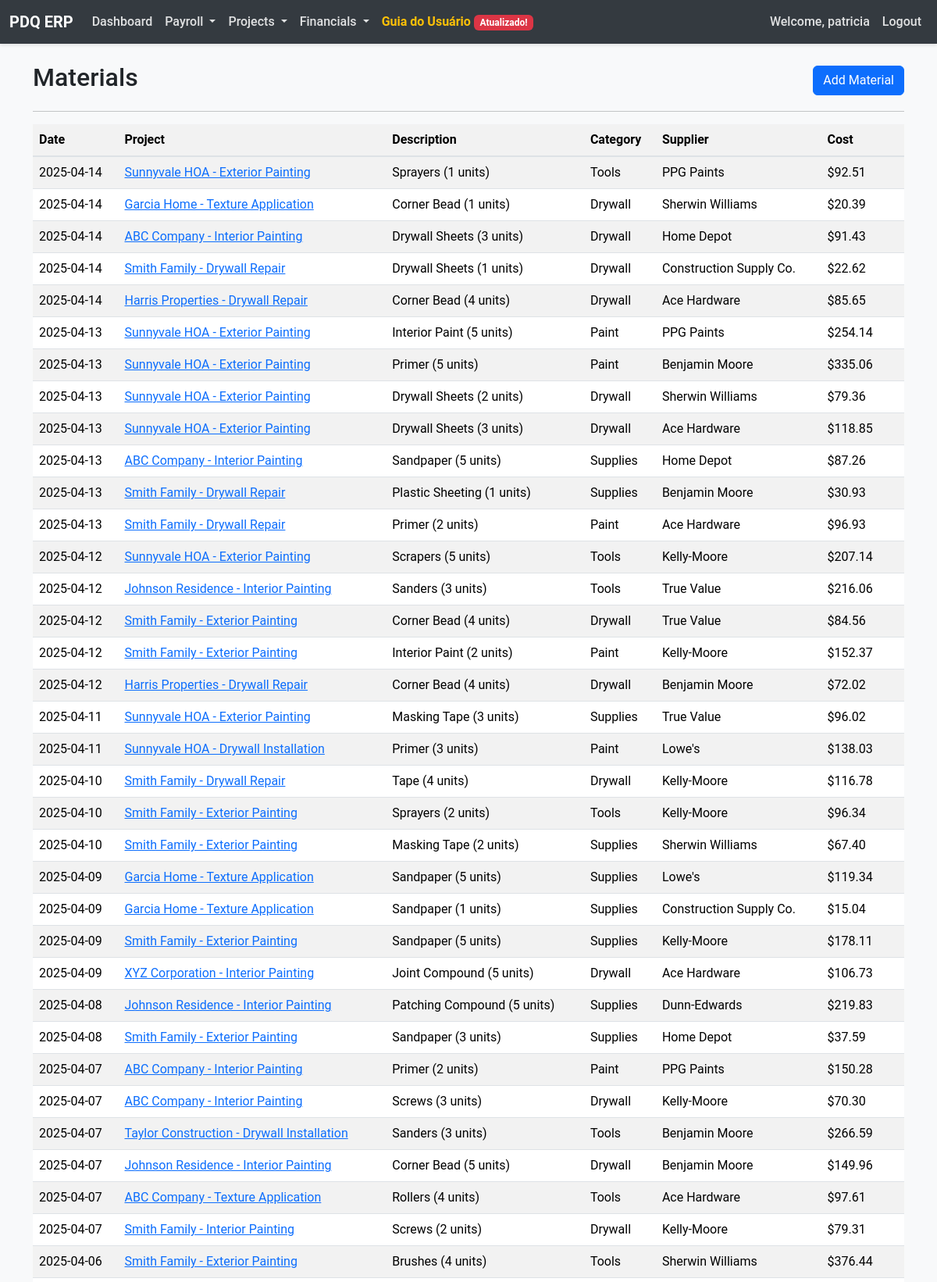
/materials (signed in, upper part), run on the app's committed database.
### models.py (models this page shows, shortened)
class Material(db.Model):
    id = db.Column(db.Integer, primary_key=True)
    project_id = db.Column(db.Integer, db.ForeignKey('project.id', ondelete='CASCADE'), nullable=False)
    description = db.Column(db.String(200), nullable=False)
    supplier = db.Column(db.String(100))
    cost = db.Column(db.Float, nullable=False)
    purchase_date = db.Column(db.Date)
    category = db.Column(db.String(50))
    project = db.relationship('Project', backref=db.backref('materials', cascade='all, delete-orphan'))
    __table_args__ = (
        db.Index('idx_material_project', 'project_id'),
        db.Index('idx_material_category', 'category'),
    )

class Project(db.Model):
    id = db.Column(db.Integer, primary_key=True)
    name = db.Column(db.String(150), nullable=False)
    project_id_str = db.Column(db.String(50), unique=True)
    client_name = db.Column(db.String(100))
    location = db.Column(db.String(200))
    start_date = db.Column(db.Date)
    end_date = db.Column(db.Date)
    contract_value = db.Column(db.Float)
    description = db.Column(db.Text)
    status = db.Column(db.Enum(ProjectStatus), default=ProjectStatus.PENDING, nullable=False)

### app.py (the view)
@app.route('/materials')
@login_required
def materials():
    all_materials = Material.query.join(Project).order_by(Material.purchase_date.desc()).all()
    return render_template('materials.html', materials=all_materials)

### app.py (called while the page is built)
def login_required(f):
    @wraps(f)
    def decorated_function(*args, **kwargs):
        if 'user_id' not in session:
            flash('Please log in to access this page.', 'danger')
            return redirect(url_for('login'))
        return f(*args, **kwargs)
    return decorated_function

### templates/materials.html (shortened to what this page needs)
{% extends "layout.html" %}
{% block content %}
<div class="d-flex justify-content-between align-items-center mb-3">
    <h2>Materials</h2>
    <a href="{{ url_for('add_material') }}" class="btn btn-primary">Add Material</a>
</div>
<hr>
{% if materials %}
<div class="table-responsive">
    <table class="table table-striped table-hover">
        <thead>
            <tr>
                <th>Date</th>
                <th>Project</th>
                <th>Description</th>
                <th>Category</th>
                <th>Supplier</th>
                <th>Cost</th>
            </tr>
        </thead>
        <tbody>
            {% for material in materials %}
            <tr>
                <td>{{ material.purchase_date.strftime('%Y-%m-%d') }}</td>
                <td><a href="{{ url_for('project_detail', id=material.project.id) }}">{{ material.project.name }}</a></td>
                <td>{{ material.description }}</td>
                <td>{{ material.category or 'Not specified' }}</td>
                <td>{{ material.supplier or 'Not specified' }}</td>
                <td>${{ "%.2f"|format(material.cost) }}</td>
            </tr>
            {% endfor %}
        </tbody>
    </table>
</div>
{% else %}
<div class="alert alert-info">
    No materials found. <a href="{{ url_for('add_material') }}" class="alert-link">Add your first material</a>.
</div>
{% endif %}
{% endblock %}

### static/css/styles.css (style rules this page uses)
body { font-family: 'Roboto', 'Helvetica Neue', Arial, sans-serif; background-color: #f8f9fa; color: #212529; }
.btn-primary { background-color: #0d6efd; border-color: #0d6efd; }
.table { background-color: #ffffff; box-shadow: 0 1px 3px rgba(0, 0, 0, 0.1); }
.table thead th { background-color: #f2f2f2; border-bottom: 2px solid #dee2e6; }

### data on the page
Material: purchase_date "2025-04-14", project.name "Sunnyvale HOA - Exterior Painting", description "Sprayers (1 units)", category "Tools", supplier "PPG Paints", cost "92.51"
Material: purchase_date "2025-04-14", project.name "Garcia Home - Texture Application", description "Corner Bead (1 units)", category "Drywall", supplier "Sherwin Williams", cost "20.39"
Material: purchase_date "2025-04-14", project.name "ABC Company - Interior Painting", description "Drywall Sheets (3 units)", category "Drywall", supplier "Home Depot", cost "91.43"
Material: purchase_date "2025-04-14", project.name "Smith Family - Drywall Repair", description "Drywall Sheets (1 units)", category "Drywall", supplier "Construction Supply Co.", cost "22.62"
Material: purchase_date "2025-04-14", project.name "Harris Properties - Drywall Repair", description "Corner Bead (4 units)", category "Drywall", supplier "Ace Hardware", cost "85.65"
Material: purchase_date "2025-04-13", project.name "Sunnyvale HOA - Exterior Painting", description "Interior Paint (5 units)", category "Paint", supplier "PPG Paints", cost "254.14"
Material: purchase_date "2025-04-13", project.name "Sunnyvale HOA - Exterior Painting", description "Primer (5 units)", category "Paint", supplier "Benjamin Moore", cost "335.06"
Material: purchase_date "2025-04-13", project.name "Sunnyvale HOA - Exterior Painting", description "Drywall Sheets (2 units)", category "Drywall", supplier "Sherwin Williams", cost "79.36"
Material: purchase_date "2025-04-13", project.name "Sunnyvale HOA - Exterior Painting", description "Drywall Sheets (3 units)", category "Drywall", supplier "Ace Hardware", cost "118.85"
Material: purchase_date "2025-04-13", project.name "ABC Company - Interior Painting", description "Sandpaper (5 units)", category "Supplies", supplier "Home Depot", cost "87.26"
Material: purchase_date "2025-04-13", project.name "Smith Family - Drywall Repair", description "Plastic Sheeting (1 units)", category "Supplies", supplier "Benjamin Moore", cost "30.93"
Material: purchase_date "2025-04-13", project.name "Smith Family - Drywall Repair", description "Primer (2 units)", category "Paint", supplier "Ace Hardware", cost "96.93"
Material: purchase_date "2025-04-12", project.name "Sunnyvale HOA - Exterior Painting", description "Scrapers (5 units)", category "Tools", supplier "Kelly-Moore", cost "207.14"
Material: purchase_date "2025-04-12", project.name "Johnson Residence - Interior Painting", description "Sanders (3 units)", category "Tools", supplier "True Value", cost "216.06"
Material: purchase_date "2025-04-12", project.name "Smith Family - Exterior Painting", description "Corner Bead (4 units)", category "Drywall", supplier "True Value", cost "84.56"
Material: purchase_date "2025-04-12", project.name "Smith Family - Exterior Painting", description "Interior Paint (2 units)", category "Paint", supplier "Kelly-Moore", cost "152.37"
Material: purchase_date "2025-04-12", project.name "Harris Properties - Drywall Repair", description "Corner Bead (4 units)", category "Drywall", supplier "Benjamin Moore", cost "72.02"
Material: purchase_date "2025-04-11", project.name "Sunnyvale HOA - Exterior Painting", description "Masking Tape (3 units)", category "Supplies", supplier "True Value", cost "96.02"
Material: purchase_date "2025-04-11", project.name "Sunnyvale HOA - Drywall Installation", description "Primer (3 units)", category "Paint", supplier "Lowe's", cost "138.03"
Material: purchase_date "2025-04-10", project.name "Smith Family - Drywall Repair", description "Tape (4 units)", category "Drywall", supplier "Kelly-Moore", cost "116.78"
Material: purchase_date "2025-04-10", project.name "Smith Family - Exterior Painting", description "Sprayers (2 units)", category "Tools", supplier "Kelly-Moore", cost "96.34"
Material: purchase_date "2025-04-10", project.name "Smith Family - Exterior Painting", description "Masking Tape (2 units)", category "Supplies", supplier "Sherwin Williams", cost "67.40"
Material: purchase_date "2025-04-09", project.name "Garcia Home - Texture Application", description "Sandpaper (5 units)", category "Supplies", supplier "Lowe's", cost "119.34"
Material: purchase_date "2025-04-09", project.name "Garcia Home - Texture Application", description "Sandpaper (1 units)", category "Supplies", supplier "Construction Supply Co.", cost "15.04"
Material: purchase_date "2025-04-09", project.name "Smith Family - Exterior Painting", description "Sandpaper (5 units)", category "Supplies", supplier "Kelly-Moore", cost "178.11"
Material: purchase_date "2025-04-09", project.name "XYZ Corporation - Interior Painting", description "Joint Compound (5 units)", category "Drywall", supplier "Ace Hardware", cost "106.73"
Material: purchase_date "2025-04-08", project.name "Johnson Residence - Interior Painting", description "Patching Compound (5 units)", category "Supplies", supplier "Dunn-Edwards", cost "219.83"
Material: purchase_date "2025-04-08", project.name "Smith Family - Exterior Painting", description "Sandpaper (3 units)", category "Supplies", supplier "Home Depot", cost "37.59"
Material: purchase_date "2025-04-07", project.name "ABC Company - Interior Painting", description "Primer (2 units)", category "Paint", supplier "PPG Paints", cost "150.28"
Material: purchase_date "2025-04-07", project.name "ABC Company - Interior Painting", description "Screws (3 units)", category "Drywall", supplier "Kelly-Moore", cost "70.30"
Material: purchase_date "2025-04-07", project.name "Taylor Construction - Drywall Installation", description "Sanders (3 units)", category "Tools", supplier "Benjamin Moore", cost "266.59"
Material: purchase_date "2025-04-07", project.name "Johnson Residence - Interior Painting", description "Corner Bead (5 units)", category "Drywall", supplier "Benjamin Moore", cost "149.96"
Material: purchase_date "2025-04-07", project.name "ABC Company - Texture Application", description "Rollers (4 units)", category "Tools", supplier "Ace Hardware", cost "97.61"
Material: purchase_date "2025-04-07", project.name "Smith Family - Interior Painting", description "Screws (2 units)", category "Drywall", supplier "Kelly-Moore", cost "79.31"
Material: purchase_date "2025-04-06", project.name "Smith Family - Exterior Painting", description "Brushes (4 units)", category "Tools", supplier "Sherwin Williams", cost "376.44"

### other printed values
{{ session.get('username') }} "patricia"
